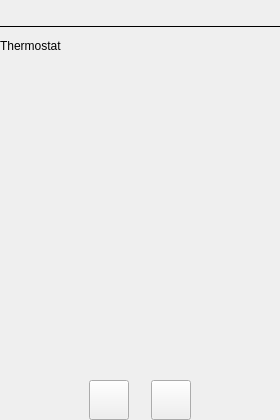
<?xml version='1.0' encoding='utf-8'?>
<ui version="4.0">
 <class>ThermostatPanel</class>
 <widget class="QWidget" name="ThermostatPanel">
  <property name="geometry"><rect><x>0</x><y>0</y><width>280</width><height>420</height></rect></property>
  <layout class="QVBoxLayout" name="thermoRoot">
   <property name="leftMargin"><number>0</number></property><property name="topMargin"><number>0</number></property>
   <property name="rightMargin"><number>0</number></property><property name="bottomMargin"><number>0</number></property>
   <property name="spacing"><number>12</number></property>
   <item>
    <widget class="QCustomClockLabel" name="clockLabel">
     <property name="role" stdset="0"><string>clock</string></property>
    </widget>
   </item>
   <item>
    <widget class="QFrame" name="clockDivider">
     <property name="frameShape"><enum>QFrame::HLine</enum></property>
     <property name="maximumSize"><size><width>16777215</width><height>1</height></size></property>
    </widget>
   </item>
   <item>
    <layout class="QHBoxLayout" name="thermoHeader">
     <item>
      <widget class="QLabel" name="thermoTitle">
       <property name="text"><string>Thermostat</string></property>
       <property name="role" stdset="0"><string>cardTitle</string></property>
      </widget>
     </item>
     <item>
      <spacer name="thermoHeaderSpacer">
       <property name="orientation"><enum>Qt::Horizontal</enum></property>
       <property name="sizeHint" stdset="0"><size><width>10</width><height>10</height></size></property>
      </spacer>
     </item>
     <item>
      <widget class="QCustomSwitch" name="thermoSwitch">
       <property name="checked" stdset="0"><bool>true</bool></property>
       <property name="sizeVariant" stdset="0"><string>sm</string></property>
      </widget>
     </item>
    </layout>
   </item>
   <item>
    <widget class="QCustomRadialGauge" name="thermoGauge">
     <property name="sizePolicy"><sizepolicy hsizetype="Expanding" vsizetype="Expanding"><horstretch>0</horstretch><verstretch>1</verstretch></sizepolicy></property>
     <property name="minimumSize"><size><width>190</width><height>190</height></size></property>
     <property name="minimum" stdset="0"><double>40.0</double></property>
     <property name="maximum" stdset="0"><double>90.0</double></property>
     <property name="value" stdset="0"><double>64.0</double></property>
     <property name="startAngle" stdset="0"><double>225.0</double></property>
     <property name="spanAngle" stdset="0"><double>-270.0</double></property>
     <property name="arcWidth" stdset="0"><number>12</number></property>
     <property name="zonesCsv" stdset="0"><string /></property>
     <property name="showNeedle" stdset="0"><bool>false</bool></property>
     <property name="showHandle" stdset="0"><bool>true</bool></property>
     <property name="showGuide" stdset="0"><bool>false</bool></property>
     <property name="showScaleLabels" stdset="0"><bool>false</bool></property>
     <property name="showTicks" stdset="0"><bool>false</bool></property>
     <property name="roundedCaps" stdset="0"><bool>true</bool></property>
     <property name="centerSuffix" stdset="0"><string>°</string></property>
     <property name="statusText" stdset="0"><string>(°Fahrenheit)</string></property>
     <property name="animated" stdset="0"><bool>true</bool></property>
    </widget>
   </item>
   <item>
    <layout class="QHBoxLayout" name="thermoAdjustRow">
     <property name="spacing"><number>22</number></property>
     <item>
      <spacer name="adjLeft"><property name="orientation"><enum>Qt::Horizontal</enum></property><property name="sizeHint" stdset="0"><size><width>10</width><height>10</height></size></property></spacer>
     </item>
     <item>
      <widget class="QCustomQPushButton" name="thermoMinus">
       <property name="minimumSize"><size><width>40</width><height>40</height></size></property>
       <property name="maximumSize"><size><width>40</width><height>40</height></size></property>
       <property name="iconSize"><size><width>16</width><height>16</height></size></property>
       <property name="iconName" stdset="0"><string>feather/minus</string></property>
       <property name="role" stdset="0"><string>roundBtn</string></property>
      </widget>
     </item>
     <item>
      <widget class="QCustomQPushButton" name="thermoPlus">
       <property name="minimumSize"><size><width>40</width><height>40</height></size></property>
       <property name="maximumSize"><size><width>40</width><height>40</height></size></property>
       <property name="iconSize"><size><width>16</width><height>16</height></size></property>
       <property name="iconName" stdset="0"><string>feather/plus</string></property>
       <property name="role" stdset="0"><string>roundBtn</string></property>
      </widget>
     </item>
     <item>
      <spacer name="adjRight"><property name="orientation"><enum>Qt::Horizontal</enum></property><property name="sizeHint" stdset="0"><size><width>10</width><height>10</height></size></property></spacer>
     </item>
    </layout>
   </item>
  </layout>
 </widget>
 <customwidgets>
  <customwidget><class>QCustomClockLabel</class><extends>QLabel</extends><header>Custom_Widgets.QCustomClockLabel</header><container>0</container></customwidget>
  <customwidget><class>QCustomSwitch</class><extends>QWidget</extends><header>Custom_Widgets.QCustomSwitch</header><container>0</container></customwidget>
  <customwidget><class>QCustomRadialGauge</class><extends>QWidget</extends><header>Custom_Widgets.QCustomRadialGauge</header><container>0</container></customwidget>
  <customwidget><class>QCustomQPushButton</class><extends>QPushButton</extends><header>Custom_Widgets.QCustomQPushButton</header><container>0</container></customwidget>
 <customwidget><class>QPushButton</class><extends>QPushButton</extends><header location="global">Custom_Widgets.Theme.h</header><container>1</container></customwidget><customwidget><class>QLabel</class><extends>QLabel</extends><header location="global">Custom_Widgets.Theme.h</header><container>1</container></customwidget></customwidgets>
 <connections />
</ui>
